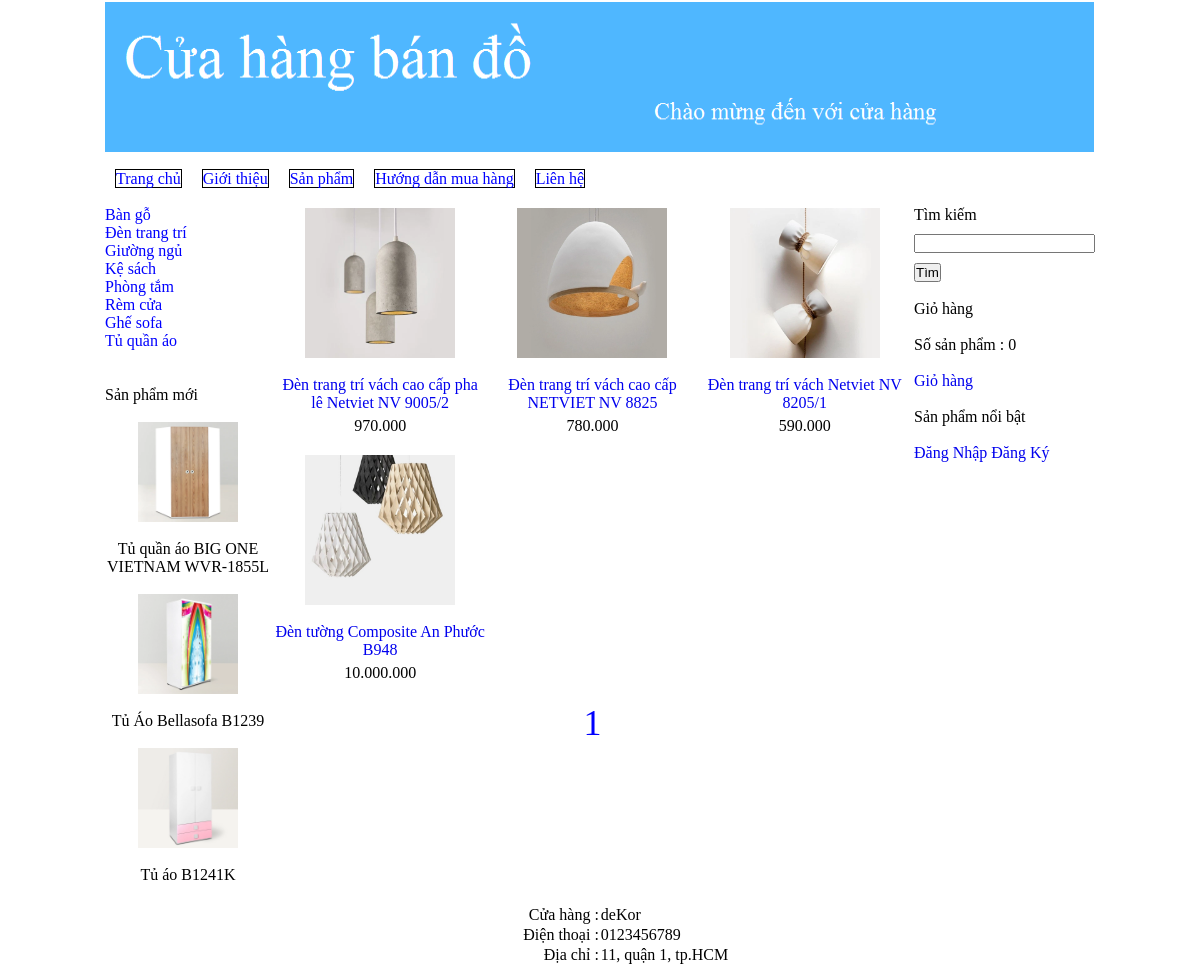
/?thamso=xuat_san_pham&id=11, run on the app's committed database.
### tables this page shows
CREATE TABLE `banner` (
  `id` int(11) NOT NULL,
  `hinh` varchar(256) NOT NULL,
  `rong` varchar(256) NOT NULL,
  `cao` varchar(256) NOT NULL
);

CREATE TABLE `menu_ngang` (
  `id` int(11) NOT NULL,
  `ten` varchar(256) NOT NULL,
  `noi_dung` mediumtext NOT NULL,
  `loai_menu` varchar(256) NOT NULL
);

CREATE TABLE `menu_doc` (
  `id` int(11) NOT NULL,
  `ten` varchar(256) NOT NULL
);

CREATE TABLE `san_pham` (
  `id` int(11) NOT NULL,
  `ten` varchar(256) NOT NULL,
  `gia` int(255) NOT NULL,
  `hinh_anh` varchar(256) NOT NULL,
  `noi_dung` mediumtext NOT NULL,
  `thuoc_menu` int(255) NOT NULL,
  `noi_bat` varchar(256) NOT NULL,
  `trang_chu` varchar(256) NOT NULL,
  `sap_xep_trang_chu` int(255) NOT NULL
);

CREATE TABLE `footer` (
  `id` int(11) NOT NULL,
  `html` mediumtext NOT NULL
);

### chuc_nang/san_pham/xuat.php (the view)
<?php
	$id=$_GET['id'];
	$so_du_lieu=9;
	$tv="select count(*) from san_pham where thuoc_menu='$id';";
	$conn = new mysqli("localhost", "root", "", "ban_hang");
	$tv_1 = mysqli_query($conn, $tv);
	$tv_2 = mysqli_fetch_array($tv_1);
	$so_trang=ceil($tv_2[0]/$so_du_lieu);
	if(!isset($_GET['trang'])){$vtbd=0;}else{$vtbd=($_GET['trang']-1)*$so_du_lieu;}
	$tv="select id,ten,gia,hinh_anh,thuoc_menu from san_pham where thuoc_menu='$id' order by id desc limit $vtbd,$so_du_lieu";
	$tv_1=mysqli_query($conn, $tv);
	echo "<table>";
	while($tv_2=mysqli_fetch_array($tv_1))
	{
		echo "<tr>";
			for($i=1;$i<=3;$i++)
			{
				echo "<td align='center' width='215px' valign='top' >";
					if($tv_2!=false)
					{
						$link_anh="hinh_anh/san_pham/".$tv_2['hinh_anh'];
						$link_chi_tiet="?thamso=chi_tiet_san_pham&id=".$tv_2['id'];
						$gia=$tv_2['gia'];
						$gia=number_format($gia,0,",",".");
						echo "<a href='$link_chi_tiet' >";
							echo "<img src='$link_anh' width='150px' >";
						echo "</a>";
						echo "<br>";
						echo "<br>";
						echo "<a href='$link_chi_tiet' >";
							echo $tv_2['ten'];
						echo "</a>";
						echo "<div style='margin-top:5px' >";
						echo $gia;
						echo "</div>";
						echo "<br>";
					}
					else
					{
						echo "&nbsp;";
					}
				echo "</td>";
				if($i!=3)
				{
					$tv_2=mysqli_fetch_array($tv_1);
				}
			}
		echo "</tr>";
	}
	echo "<tr>";
		echo "<td colspan='3' align='center' >";
			echo "<div class='phan_trang' >";
				for($i=1;$i<=$so_trang;$i++)
				{
					$link="?thamso=xuat_san_pham&id=".$_GET['id']."&trang=".$i;
					echo "<a href='$link' >";
						echo $i;echo " ";
					echo "</a>";
				}
			echo "</div>";
		echo "</td>";
	echo "</tr>";
	echo "</table>";
?>

### chuc_nang/banner/banner.php (shortened to what this page needs)
<?php
	$conn = new mysqli("localhost", "root", "", "ban_hang");
	$tv = "SELECT * FROM banner LIMIT 0,1";
	$tv_1 = $conn->query($tv);
	$tv_2 = $tv_1->fetch_assoc();
	$link_hinh = "hinh_anh/banner/".$tv_2['hinh'];
	echo "<img"." src='".$link_hinh."' width='".$tv_2['rong']."' height='".$tv_2['cao']."' >";
?>

### chuc_nang/menu_ngang/menu_ngang.php (shortened to what this page needs)
<?php
	$conn = new mysqli("localhost", "root", "", "ban_hang");
	$tv = "SELECT id, ten, loai_menu FROM menu_ngang ORDER BY id";
	$tv_1 = $conn->query($tv);
	echo "<div class='menu_ngang'>";
	echo "<a href='index.php'>Trang chủ</a>";
	while ($tv_2 = $tv_1->fetch_assoc()) {
		if ($tv_2['loai_menu'] == "") {
			$link_menu = "?thamso=xuat_mot_tin&id=" . $tv_2['id'];
		}
		if ($tv_2['loai_menu'] == "san_pham") {
			$link_menu = "?thamso=xuat_san_pham_2";
		}
		echo "<a href='$link_menu'>" . $tv_2['ten'] . "</a>";
	}
	echo "</div>";
?>

### chuc_nang/menu_doc/menu_doc.php (shortened to what this page needs)
<?php
	$conn = new mysqli("localhost", "root", "", "ban_hang");
	$tv = "SELECT * FROM menu_doc ORDER BY id";
	$tv_1 = $conn->query($tv);
	echo "<div class='menu_doc'>";
	while ($tv_2 = $tv_1->fetch_assoc()) {
		$link = "?thamso=xuat_san_pham&id=" . $tv_2['id'];
		echo "<a href='$link'>" . $tv_2['ten'] . "</a>";
	}
	echo "</div>";
?>

### chuc_nang/san_pham/moi.php (shortened to what this page needs)
<br><br>
Sản phẩm mới <br><br>
<center>
	<?php
		$conn = new mysqli("localhost", "root", "", "ban_hang");
		$tv = "SELECT id, ten, hinh_anh FROM san_pham ORDER BY id DESC LIMIT 0,3";
		$tv_1 = $conn->query($tv);
		while($tv_2 = $tv_1->fetch_assoc()) {
			$link_anh = "hinh_anh/san_pham/" . $tv_2['hinh_anh'];
			$link_chi_tiet = "?thamso=chi_tiet_san_pham&id=" . $tv_2['id'];
			echo "<a href='$link_chi_tiet' >";
				echo "<img src='$link_anh' width='100px' >";
			echo "</a>";
			echo "<br><br>";
			echo $tv_2['ten'];
			echo "<br>";
			echo "<br>";
		}
	?>
</center>

### chuc_nang/footer/footer.php
<?php
	$tv="select * from footer limit 0,1";
	$conn = new mysqli("localhost", "root", "", "ban_hang");
  $tv_1 = mysqli_query($conn, $tv);
  $tv_2 = mysqli_fetch_array($tv_1);
  echo $tv_2['html'];
?>

### giao_dien/giao_dien.css (style rules this page uses)
* { padding: 0; margin: 0; }
a { text-decoration: none; }
div.menu_ngang a { color:blue; margin-left: 10px; margin-right: 10px; text-decoration: none; border: 1px solid black; }
div.menu_doc a { color:blue; text-decoration: none; display:block; }
div.phan_trang a { font-size:36px; margin-left:5px; margin-right:5px; text-decoration: none; color:blue; }

### data on the page
banner: hinh (picture)
menu_ngang: ten "Giới thiệu"
menu_ngang: ten "Sản phẩm"
menu_ngang: ten "Hướng dẫn mua hàng"
menu_ngang: ten "Liên hệ"
menu_doc: ten "Bàn gỗ"
menu_doc: ten "Đèn trang trí"
menu_doc: ten "Giường ngủ"
menu_doc: ten "Kệ sách"
menu_doc: ten "Phòng tắm"
menu_doc: ten "Rèm cửa"
menu_doc: ten "Ghế sofa"
menu_doc: ten "Tủ quần áo"
san_pham: hinh_anh (picture), ten "Tủ quần áo BIG ONE VIETNAM WVR-1855L"
san_pham: hinh_anh (picture), ten "Tủ Áo Bellasofa B1239"
san_pham: hinh_anh (picture), ten "Tủ áo B1241K"
san_pham: hinh_anh (picture), ten "Đèn trang trí vách cao cấp pha lê Netviet NV 9005/2", gia "970.000"
san_pham: hinh_anh (picture), ten "Đèn trang trí vách cao cấp NETVIET NV 8825", gia "780.000"
san_pham: hinh_anh (picture), ten "Đèn trang trí vách Netviet NV 8205/1", gia "590.000"
san_pham: hinh_anh (picture), ten "Đèn tường Composite An Phước B948", gia "10.000.000"
footer: html "Cửa hàng : deKor Điện thoại : 0123456789 Địa chỉ : 11, quận 1, tp.HCM"

### other printed values
$so_luong "0"
